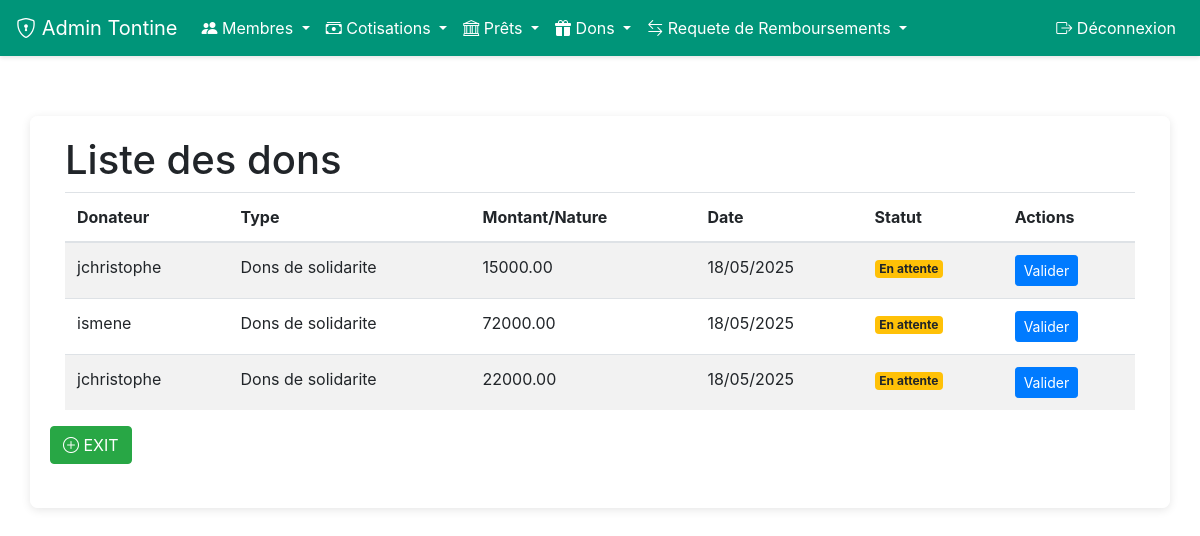
Screenshot of /admin-tontine/dons/ (signed in) with the database file from the repository.
### application/models.py (models this page shows, shortened)
class Don(models.Model):
    STATUT_CHOICES = [
        ('ATT', 'En attente'),
        ('VAL', 'Validé'),
        ('REF', 'Refusé')
    ]
    type_don = models.CharField(max_length=50)
    montant = models.DecimalField(max_digits=10, decimal_places=2, null=True, blank=True)
    nature = models.CharField(max_length=255, null=True, blank=True)
    message = models.TextField(blank=True)
    anonyme = models.BooleanField(default=False)
    moyen_paiement = models.CharField(max_length=50, blank=True, null=True)
    donateur = models.ForeignKey(User, on_delete=models.SET_NULL, null=True, blank=True)
    methode = models.CharField(max_length=50, blank=True, null=True)
    date = models.DateTimeField(auto_now_add=True)
    statut = models.CharField(max_length=3, choices=STATUT_CHOICES, default='ATT')

### application/views.py (the view)
# urls.py: path('admin-tontine/dons/', views.admin_liste_dons, name='admin_liste_dons'),
@login_required
@user_passes_test(is_tontine_admin)
def admin_liste_dons(request):
    dons = Don.objects.all().select_related('donateur')
    return render(request, 'admin_tontine/liste_dons.html', {
        'dons': dons,
        'STATUT_CHOICES': Don.STATUT_CHOICES
    })

### application/views.py (called while the page is built)
def is_tontine_admin(user):
    return hasattr(user, 'profile') and user.profile.is_tontine_admin

### application/templates/admin_tontine/liste_dons.html
{% extends 'bas.html' %}
{% block content %}
<div class="container">
    <h1>Liste des dons</h1>
    <table class="table table-striped">
        <thead>
            <tr>
                <th>Donateur</th>
                <th>Type</th>
                <th>Montant/Nature</th>
                <th>Date</th>
                <th>Statut</th>
                <th>Actions</th>
            </tr>
        </thead>
        <tbody>
            {% for don in dons %}
            <tr>
                <td>{% if don.anonyme %}Anonyme{% else %}{{ don.donateur.username }}{% endif %}</td>
                <td>{{ don.type_don }}</td>
                <td>{{ don.montant|default_if_none:don.nature }}</td>
                <td>{{ don.date|date:"d/m/Y" }}</td>
                <td>
                    <span class="badge
                        {% if don.statut == 'VAL' %}badge-success
                        {% elif don.statut == 'REF' %}badge-danger
                        {% else %}badge-warning{% endif %}">
                        {{ don.get_statut_display }}
                    </span>
                </td>
                <td>
                    {% if don.statut == 'ATT' %}
                    <a href="{% url 'application:admin_valider_don' don.id %}" class="btn btn-sm btn-primary">
                        Valider
                    </a>
                    {% else %}
                    <span class="text-muted">Déjà traité</span>
                    {% endif %}
                </td>
            </tr>
            {% endfor %}
        </tbody>
    </table>
</div>
    <div class="d-flex justify-content-between align-items-center mb-4">
        <a href="{% url 'application:admin_tontine_dashboard' %}" class="btn btn-success">
            <i class="bi bi-plus-circle"></i> EXIT
        </a>
    </div>
{% endblock %}

### application/templates/bas.html (style rules this page uses)
body { margin: 0; padding: 0; background-image: url('https://previews.123rf.com/images/pongmoji/pongmoji1502/pongmoji150200021/36435872-fond-d-%C3%A9cran-int%C3%A9rieur-blanc-la-couleur-de-fond-texture.jpg'); background-size: cover; background-repeat: no-repeat; background-position: center; min-height: 100vh; }

### rows the page displays
Don: donateur.username "jchristophe", type_don "Dons de solidarite", montant "15000.00", date "18/05/2025", statut "En attente", shows "Valider"
Don: donateur.username "ismene", type_don "Dons de solidarite", montant "72000.00", date "18/05/2025", statut "En attente", shows "Valider"
Don: donateur.username "jchristophe", type_don "Dons de solidarite", montant "22000.00", date "18/05/2025", statut "En attente", shows "Valider"
